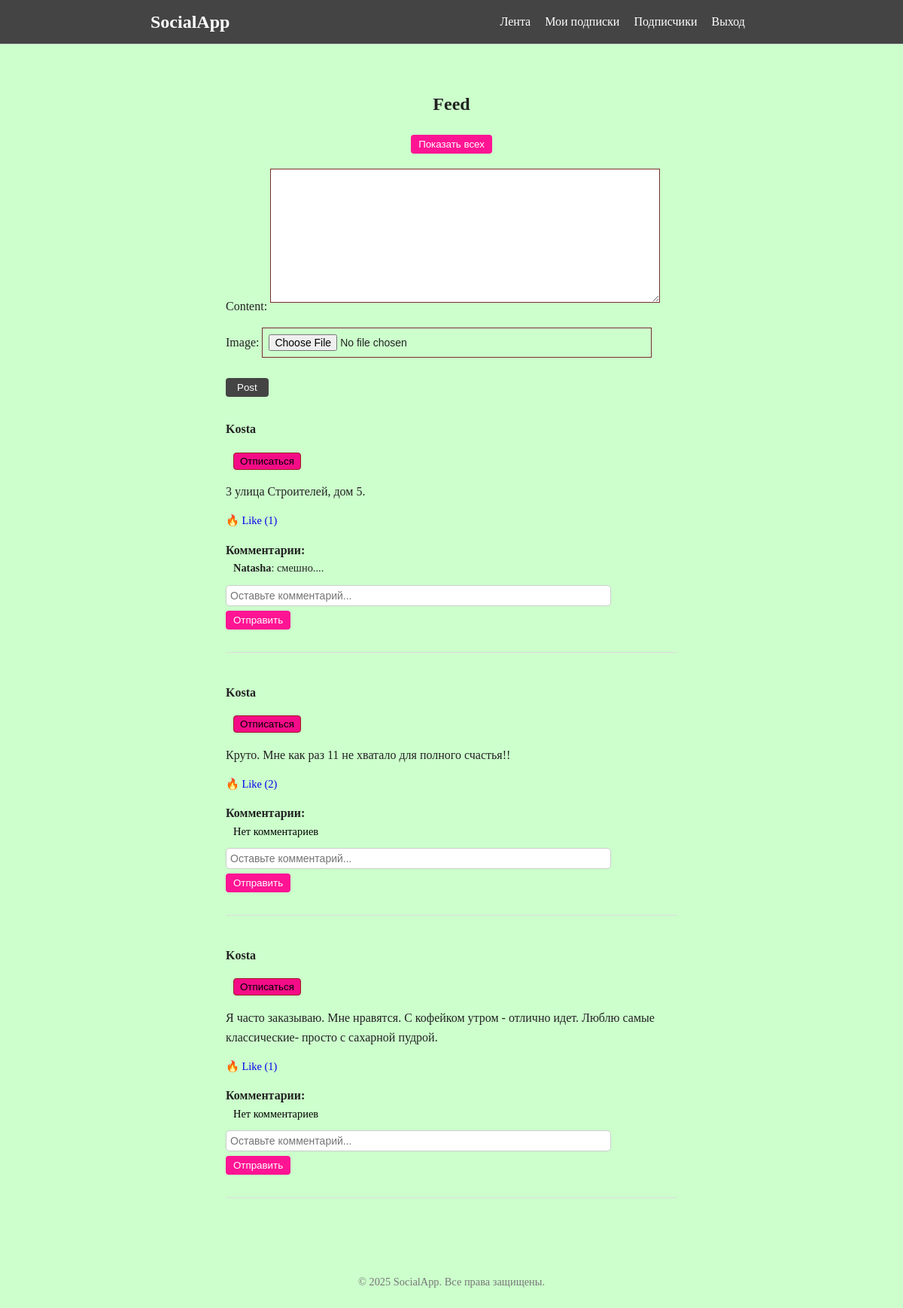
The page /feed/ (signed in) on the database its author committed.
### main/models.py (models this page shows, shortened)
class Post(models.Model):
    author = models.ForeignKey(User, on_delete=models.CASCADE)
    content = models.TextField()
    image = models.ImageField(upload_to='post_images/', blank=True, null=True)  # ✅ новое поле
    created_at = models.DateTimeField(auto_now_add=True)
    likes = models.ManyToManyField(User, related_name='liked_posts', blank=True)

class Comment(models.Model):
    post = models.ForeignKey(Post, on_delete=models.CASCADE, related_name='comments')
    user = models.ForeignKey(User, on_delete=models.CASCADE)
    content = models.TextField()
    created_at = models.DateTimeField(auto_now_add=True)

### main/views.py (the view)
# urls.py: path('feed/', views.index_view, name='index'),
@login_required
def index_view(request):
    show_all = request.GET.get('all') == '1'
    if show_all:
        posts = Post.objects.all().order_by('-created_at')
    else:
        following_ids = Follow.objects.filter(
            follower=request.user
        ).values_list('following_id', flat=True)
        if following_ids:
            posts = Post.objects.filter(
                author__id__in=following_ids
            ).order_by('-created_at')
        else:
            posts = Post.objects.all().order_by('-created_at')
    form = PostForm(request.POST or None, request.FILES or None)
    if form.is_valid():
        new_post = form.save(commit=False)
        new_post.author = request.user
        new_post.save()
        return redirect('index')
    following_users = User.objects.filter(
        id__in=Follow.objects.filter(follower=request.user)
                                .values_list('following_id', flat=True)
    )
    return render(request, 'main/index.html', {
        'posts': posts,
        'form': form,
        'following_users': following_users,
    })

### main/forms.py
class PostForm(forms.ModelForm):
    class Meta:
        model = Post
        fields = ['content', 'image']

### main/templates/main/index.html (shortened to what this page needs)
{% extends 'main/base.html' %}
{% block content %}
<div style="max-width: 600px; margin: auto; padding: 20px;">
  <h2 style="text-align: center; margin-bottom: 20px;">Feed</h2>
  {% if user.is_authenticated %}
    <form method="get" style="text-align: center; margin-bottom: 20px;">
      <button type="submit" name="all" value="1" style="padding: 5px 10px; background: deeppink; color: white; border: none; border-radius: 4px;">Показать всех</button>
    </form>
    <form method="post" enctype="multipart/form-data" style="margin-bottom: 30px;">
      {{ form.as_p }}
      <button type="submit" style="padding: 5px 15px; border: none; background: #444; color: #fff; border-radius: 4px;">Post</button>
    </form>
  {% else %}
    <p style="text-align: center;">You must <a href="{% url 'login' %}">log in</a> to post something.</p>
  {% endif %}
  <ul style="list-style: none; padding: 0;">
    {% for post in posts %}
      <li style="margin-bottom: 40px; border-bottom: 1px solid #ddd; padding-bottom: 10px;">
        <p>
          <strong>{{ post.author }}</strong>
          {% if user != post.author %}
			{% if post.author in following_users %}
              <form method="post" action="{% url 'follow_user' post.author.id %}" style="display:inline;">
                <button type="submit" style="margin-left: 10px; padding: 3px 8px; border-radius: 4px;">Отписаться</button>
              </form>
            {% else %}
              <form method="post" action="{% url 'follow_user' post.author.id %}" style="display:inline;">
                {% csrf_token %}
                <button type="submit" style="margin-left: 10px; padding: 3px 8px; border-radius: 4px;">Подписаться</button>
              </form>
            {% endif %}
          {% endif %}
        </p>
        <p style="margin: 5px 0; white-space: pre-line;">{{ post.content }}</p>
        <p style="font-size: 0.9em; color: #9e1e1e;">
          <a href="{% url 'like_post' post.id %}" style="margin-right: 10px; text-decoration: none;">🔥 Like ({{ post.likes.count }})</a>
        </p>
        <div style="margin-top: 10px;">
          <strong>Комментарии:</strong>
          {% for comment in post.comments.all %}
            <div style="margin-left: 10px; font-size: 0.9em;">
              <strong>{{ comment.user.username }}</strong>: {{ comment.content }}
            </div>
          {% empty %}
			<div style="margin-left: 10px; font-size: 0.9em; color: black;">Нет комментариев</div>
          {% endfor %}
        </div>
        {% if user.is_authenticated %}
          <form method="post" action="{% url 'post_detail' post.id %}" style="margin-top: 10px;">
            <input type="text" name="content" placeholder="Оставьте комментарий..." required
              style="width: 100%; padding: 5px; margin-bottom: 5px; border-radius: 5px; border: 1px solid #ccc;">
            <button type="submit" style="padding: 5px 10px; background: deeppink; color: white; border: none; border-radius: 4px;">Отправить</button>
          </form>
        {% endif %}
      </li>
    {% empty %}
      <li>No posts yet.</li>
    {% endfor %}
  </ul>
</div>
{% endblock %}

### main/static/main/styles.css (style rules this page uses)
body { font-family: Georgia, serif; background-color: #ccffcc; color: #222; line-height: 1.6; margin: 0; padding: 0; }
form { margin-bottom: 20px; }
input, textarea { width: 100%; max-width: 500px; padding: 8px; font-size: 14px; border: 1px solid #7a2d2d; margin-bottom: 10px; }
button { padding: 6px 12px; background-color: #f40c87; border: 1px solid #9e1e1e; cursor: pointer; }

### rows shown on the page
Post: author "Kosta", shows "Отписаться", content "3 улица Строителей, дом 5.", likes.count "1"
Comment: user.username "Natasha", content "смешно...."
Post: author "Kosta", shows "Отписаться", content "Круто. Мне как раз 11 не хватало для полного счастья!!", likes.count "2"
Post: author "Kosta", shows "Отписаться", content "Я часто заказываю. Мне нравятся. С кофейком утром - отлично идет. Люблю самые классические- просто с сахарной пудрой.", likes.count "1"
